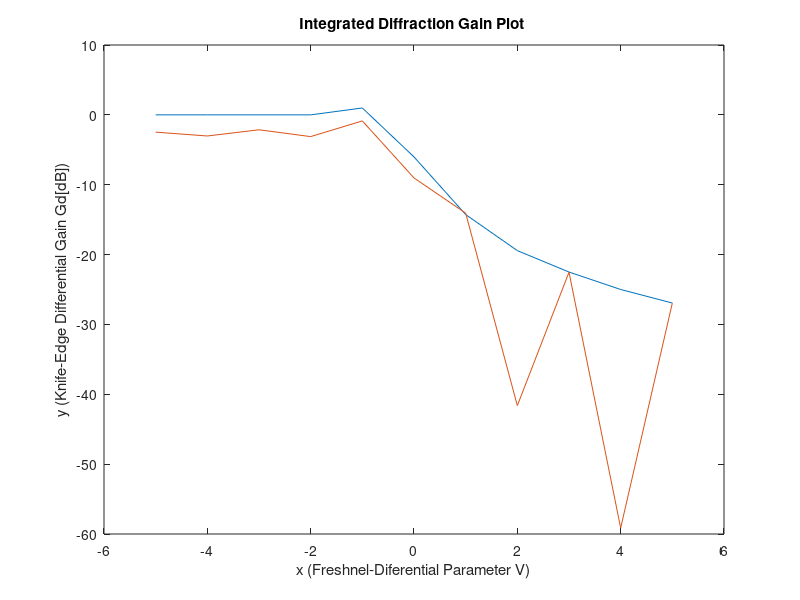

Recreate this plot in MATLAB. (Note: this script raises an error after producing the figure.)
clc;
clear all;
close all;

%% Exact Equation of Gd
mue=-5:5; % value of nu
inde=0; 
for vmuer=-5:5
    
inde=inde+1;
intFe=quad('exp((-j*pi*x.^2)/2)',vmuer,20); %Integration of the function used in integral part of Complex Fresnel Integral
fe=abs((0.5+0.5*j)*intFe ) %Complex Fresnel Integral.
Gdb_e(inde)=20*log10(fe) % diffraction Gain in dB
end
plot(mue,Gdb_e);
%% Approximate Equations of Gd

i=0
LL=-5; %lower limit
UL=5; % upper limit
v=LL:UL; 
for vn=LL:UL
i=i+1

if(vn < -1.0)
	Gdb(i)=0 
elseif( vn <= 0)
	Gdb(i)=20*log10(0.5-0.62*vn)
elseif(vn <= 1)
	Gdb(i)=20*log10(0.5*exp(-0.95*vn))
elseif(vn <= 2.4)
	Gdb(i)=20*log10(0.4-sqrt(0.1184-(0.38-0.1*vn).^2))
else
	Gdb(i)=20*log10(0.225/vn)
end
end

plot(v,Gdb,mue,Gdb_e)

xlabel('x (Freshnel-Diferential Parameter V)'); 
ylabel('y (Knife-Edge Differential Gain Gd[dB])'); 
title('Integrated Diffraction Gain Plot '); 

gtext('Plot without approximation') 
gtext('Plot with approximation') 
grid on
